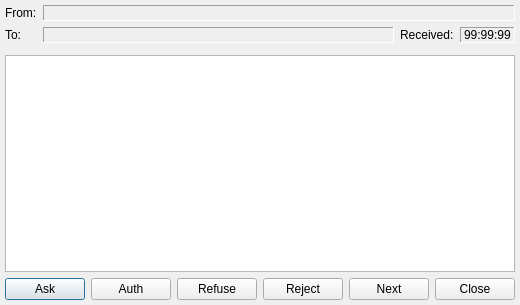
<ui version="4.0" >
 <class>SubscriptionDialogClass</class>
 <widget class="QDialog" name="SubscriptionDialogClass" >
  <property name="geometry" >
   <rect>
    <x>0</x>
    <y>0</y>
    <width>518</width>
    <height>305</height>
   </rect>
  </property>
  <property name="windowTitle" >
   <string>Subscription message</string>
  </property>
  <layout class="QVBoxLayout" >
   <property name="leftMargin" >
    <number>5</number>
   </property>
   <property name="topMargin" >
    <number>5</number>
   </property>
   <property name="rightMargin" >
    <number>5</number>
   </property>
   <property name="bottomMargin" >
    <number>5</number>
   </property>
   <item>
    <layout class="QGridLayout" >
     <item row="0" column="0" >
      <widget class="QLabel" name="lblFrom" >
       <property name="text" >
        <string>From:</string>
       </property>
      </widget>
     </item>
     <item row="0" column="1" colspan="3" >
      <widget class="QLabel" name="lblFromJid" >
       <property name="sizePolicy" >
        <sizepolicy vsizetype="Preferred" hsizetype="Expanding" >
         <horstretch>0</horstretch>
         <verstretch>0</verstretch>
        </sizepolicy>
       </property>
       <property name="font" >
        <font>
         <weight>75</weight>
         <bold>true</bold>
        </font>
       </property>
       <property name="frameShape" >
        <enum>QFrame::Panel</enum>
       </property>
       <property name="frameShadow" >
        <enum>QFrame::Sunken</enum>
       </property>
       <property name="text" >
        <string/>
       </property>
      </widget>
     </item>
     <item row="1" column="0" >
      <widget class="QLabel" name="lblTo" >
       <property name="text" >
        <string>To:</string>
       </property>
      </widget>
     </item>
     <item row="1" column="1" >
      <widget class="QLabel" name="lblAccountJid" >
       <property name="sizePolicy" >
        <sizepolicy vsizetype="Preferred" hsizetype="Expanding" >
         <horstretch>0</horstretch>
         <verstretch>0</verstretch>
        </sizepolicy>
       </property>
       <property name="frameShape" >
        <enum>QFrame::Panel</enum>
       </property>
       <property name="frameShadow" >
        <enum>QFrame::Sunken</enum>
       </property>
       <property name="text" >
        <string/>
       </property>
      </widget>
     </item>
     <item row="1" column="2" >
      <widget class="QLabel" name="lblReceived" >
       <property name="text" >
        <string>Received:</string>
       </property>
      </widget>
     </item>
     <item row="1" column="3" >
      <widget class="QLabel" name="lblDateTime" >
       <property name="frameShape" >
        <enum>QFrame::Panel</enum>
       </property>
       <property name="frameShadow" >
        <enum>QFrame::Sunken</enum>
       </property>
       <property name="text" >
        <string>99:99:99</string>
       </property>
      </widget>
     </item>
    </layout>
   </item>
   <item>
    <widget class="QWidget" native="1" name="wdtToolBar" />
   </item>
   <item>
    <widget class="QTextEdit" name="tedMessage" >
     <property name="readOnly" >
      <bool>true</bool>
     </property>
    </widget>
   </item>
   <item>
    <layout class="QHBoxLayout" >
     <property name="spacing" >
      <number>6</number>
     </property>
     <property name="leftMargin" >
      <number>0</number>
     </property>
     <property name="topMargin" >
      <number>0</number>
     </property>
     <property name="rightMargin" >
      <number>0</number>
     </property>
     <property name="bottomMargin" >
      <number>0</number>
     </property>
     <item>
      <widget class="QPushButton" name="pbtSubscribe" >
       <property name="toolTip" >
        <string>Ask subscription</string>
       </property>
       <property name="text" >
        <string>Ask</string>
       </property>
      </widget>
     </item>
     <item>
      <widget class="QPushButton" name="pbtSubscribed" >
       <property name="toolTip" >
        <string>Confirm subscription request</string>
       </property>
       <property name="text" >
        <string>Auth</string>
       </property>
      </widget>
     </item>
     <item>
      <widget class="QPushButton" name="pbtUnsubscribe" >
       <property name="toolTip" >
        <string>Refuse from subscription</string>
       </property>
       <property name="text" >
        <string>Refuse</string>
       </property>
      </widget>
     </item>
     <item>
      <widget class="QPushButton" name="pbtUnsubscribed" >
       <property name="toolTip" >
        <string>Reject subscription</string>
       </property>
       <property name="text" >
        <string>Reject</string>
       </property>
      </widget>
     </item>
     <item>
      <spacer>
       <property name="orientation" >
        <enum>Qt::Horizontal</enum>
       </property>
       <property name="sizeHint" >
        <size>
         <width>40</width>
         <height>20</height>
        </size>
       </property>
      </spacer>
     </item>
     <item>
      <widget class="QPushButton" name="pbtNext" >
       <property name="text" >
        <string>Next</string>
       </property>
      </widget>
     </item>
     <item>
      <widget class="QPushButton" name="pbtClose" >
       <property name="text" >
        <string>Close</string>
       </property>
      </widget>
     </item>
    </layout>
   </item>
  </layout>
 </widget>
 <layoutdefault spacing="6" margin="11" />
 <tabstops>
  <tabstop>tedMessage</tabstop>
  <tabstop>pbtSubscribe</tabstop>
  <tabstop>pbtSubscribed</tabstop>
  <tabstop>pbtUnsubscribe</tabstop>
  <tabstop>pbtUnsubscribed</tabstop>
  <tabstop>pbtNext</tabstop>
  <tabstop>pbtClose</tabstop>
 </tabstops>
 <resources/>
 <connections/>
</ui>
